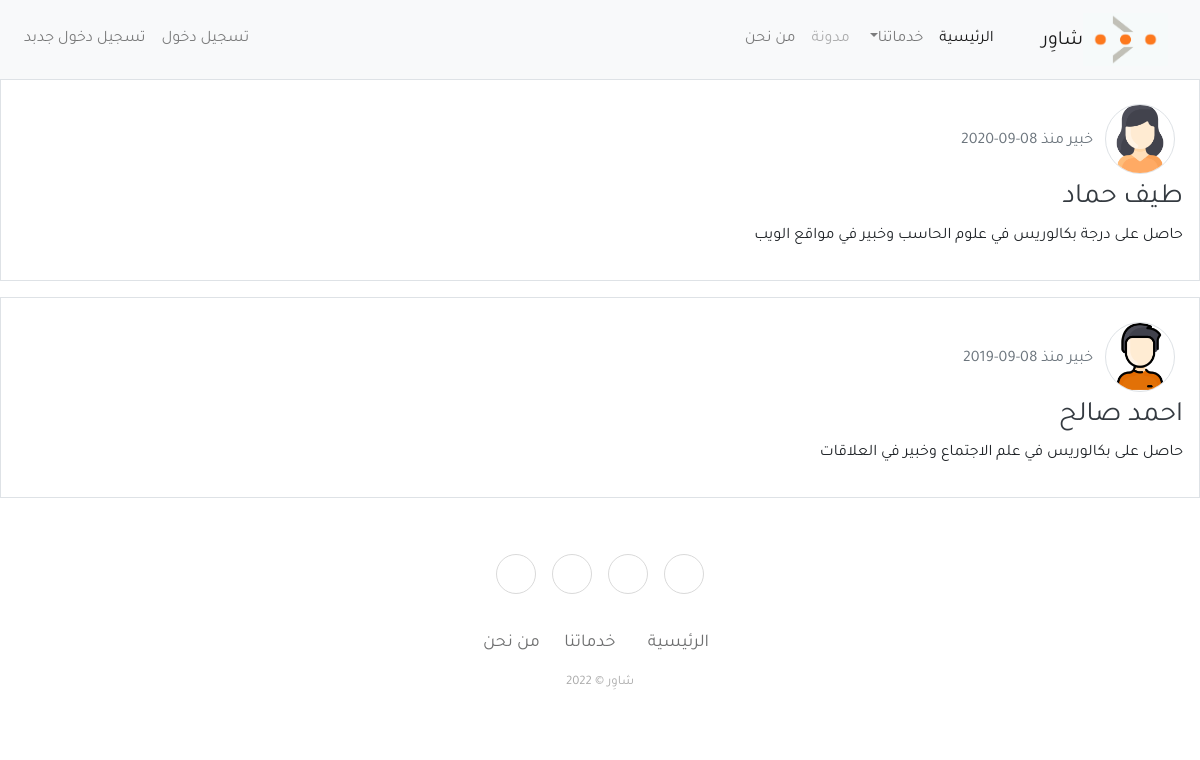
Screenshot of /cons/ with the database file from the repository.
### ShawerApp/models.py (models this page shows, shortened)
class counselor(models.Model):
    first_name=models.CharField(max_length=50,help_text="the name for counselor")
    last_name=models.CharField(max_length=50,help_text="the name for counselor")
    start_date=models.DateField()
    expertise_field=models.CharField(max_length=50)
    statment=models.TextField(max_length=240)
    image= models.ImageField(upload_to="images/")

### ShawerApp/views.py (the view)
# urls.py: path('cons/',views.consolt,name='consolt')
def consolt(request):
    context= {'consoler':counselor.objects.all()}
    return render(request,'counsolting.html',context)

### ShawerApp/templates/counsolting.html
{% extends 'base.html' %}
{% block content %}
{% for i in consoler %}
<div class="border p-3 mb-3">
    <img class="img-fluid rounded-circle border m-2" style="width: 70px; height:70px;"
        src="{{ i.image.url}}" alt="صورة المستشار">
    <span class="text-secondary"> خبير منذ  {{i.start_date|date:'d-m-Y'}}</span>
    <h3><a class="text-dark" href="#">{{i.first_name}}  {{i.last_name}}</a></h3>
    <p>{{i.statment}}</p>
</div>
{% endfor %}
{% endblock content %}

### ShawerApp/templates/base.html (shortened to what this page needs)
{% load static %}
<!DOCTYPE html>
<html>
    <head lang="ar">
        <link rel="stylesheet" href="{% static 'css/Bootstrap.min.css' %}">
        <link rel="stylesheet" href="{% static 'css/main.css' %}">
</head>
    <body>
        <head>
            <nav class="navbar navbar-expand-lg navbar-light bg-light">
                <a class="navbar-brand" href="#">
                    <img src="{% static 'images/logo.png' %}" alt="شعار " width="85px">شاوِر</a>
                <div class="collapse navbar-collapse" id="navbarSupportedContent">
                    <ul class="navbar-nav">
                        <li class="nav-item active">
                            <a class="nav-link" href="{% url 'home' %}">الرئيسية </a>
                        </li>
                        <li class="nav-item dropdown">
                            <a class="nav-link dropdown-toggle" href="#" id="navbarDropdown" role="button"
                                data-toggle="dropdown" aria-haspopup="true" aria-expanded="false">خدماتنا</a>
                        </li>
                        <li class="nav-item">
                            <a class="nav-link disabled" href="#" > مدونة </a>
                        <li class="nav-item">
                            <a class="nav-link" href="{% url 'about' %}">من نحن</a>
                        </li>
                    </ul>
                    <ul class="navbar-nav mr-auto">
                        <li class="nav-item"><a class="nav-link" href="#">تسجيل دخول</a></li>
                        <li class="nav-item"><a class="nav-link" href="#">تسجيل دخول جدبد</a></li>
                    </ul>
                </div>
            </nav>
        </head>
        {% block content %}
        {% endblock content %}
        <div class="footer-basic">
            <footer>
                <div class="social"><a href=""></a><a href="#"></a><a href="#"></a><a href="#"></a></div>
                <ul class="list-inline">
                    <li class="list-inline-item"><a href="{% url 'home' %}">الرئيسية</a></li>
                    <li class="list-inline-item"><a href="#">خدماتنا</a></li>
                    <li class="list-inline-item"><a href="{% url 'about' %}">من نحن</a></li>
                </ul>
                <p class="copyright">شاوِر © 2022</p>
            </footer>
            </div>
    </body>
</html>

### ShawerApp/static/css/main.css (style rules this page uses)
html, body { direction: rtl; text-align: right; }
body { font-family: 'Tajawal', sans-serif; }
.footer-basic { padding:40px 0; background-color:#ffffff; color:#4b4c4d; }
.footer-basic ul { padding:0; list-style:none; text-align:center; font-size:18px; line-height:1.6; margin-bottom:0; }
.footer-basic li { padding:0 10px; }
.footer-basic ul a { color:inherit; text-decoration:none; opacity:0.8; }
.footer-basic .social { text-align:center; padding-bottom:25px; }
.footer-basic .social > a { font-size:24px; width:40px; height:40px; line-height:40px; display:inline-block; text-align:center; border-radius:50%; border:1px solid #ccc; margin:0 8px; color:inherit; opacity:0.75; }
.footer-basic .copyright { margin-top:15px; text-align:center; font-size:13px; color:#aaa; margin-bottom:0; }

### rows the page displays
counselor: image (picture), start_date "08-09-2020", first_name "طيف", last_name "حماد", statment "حاصل على درجة بكالوريس في علوم الحاسب وخبير في مواقع الويب"
counselor: image (picture), start_date "08-09-2019", first_name "احمد", last_name "صالح", statment "حاصل على بكالوريس في علم الاجتماع وخبير في العلاقات"
